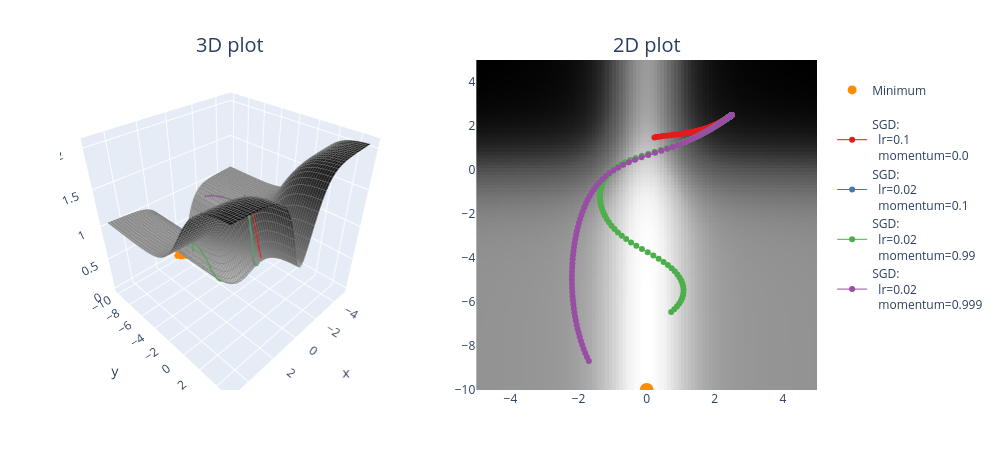

The notebook cell this image was saved under:
### Markdown cell above
### Exercise - implement `opt_fn_with_sgd`

> ```yaml
> Difficulty: 🔴🔴🔴⚪⚪
> Importance: 🔵🔵🔵🔵⚪
>
> You should spend up to 15-20 minutes on this exercise.
> ```

Implement the `opt_fn_with_sgd` function using `torch.optim.SGD`. This function optimizes parameters `(x, y)` (which represent coordinates at which we evaluate a function) using gradient descent on that function value. In other words, this should look just like your optimization loops in previous days' material, except rather than passing in `model.parameters()` to your optimizer, you pass in `(xy,)` (because it needs to be an iterable of parameters, not just a single parameter).

Remember, your update steps `optimizer.step()` will automatically change the values of `xy` inplace - this means that you shouldn't store past values like `xy_list.append(xy)` because then past elements of that list will be modified when `xy` is updated. Instead, you should use something like `xy_list.append(xy.detach().clone())` to make sure you're returning a copy of the tensor, which won't continue to be modified.

We've also provided you with a function `plot_fn_with_points`, which plots a function as well as a list of points produced by functions like the one above. The code below starts from `(2.5, 2.5)` and adds the resulting trajectory of `(x, y)` coordinates to the contour plot. Does it find the minimum? Play with the learning rate and momentum a bit and see how close you can get within 100 iterations.

### Code cell
# def opt_fn_with_sgd(
#     fn: Callable, xy: Float[Tensor, "2"], lr=0.001, momentum=0.98, n_iters: int = 100
# ) -> Float[Tensor, "n_iters 2"]:
#   """
#   Optimize the a given function starting from the specified point.

#   xy: shape (2,). The (x, y) starting point.
#   n_iters: number of steps.
#   lr, momentum: parameters passed to the torch.optim.SGD optimizer.

#   Return: (n_iters+1, 2). The (x, y) values, from initial values pre-optimization to values after step `n_iters`.
#   """
#   # Make sure tensor has requires_grad=True, otherwise it can't be optimized (more on this tomorrow!)
#   assert xy.requires_grad

#   sum_of_gradient = t.zeros(2)
#   trace = t.empty(n_iters + 1, 2)
#   trace[0] = xy.detach().clone()

#   for i in range(1, n_iters + 1):
#     loss = fn(xy[0], xy[1])
#     loss.backward()
#     sum_of_gradient = xy.grad + sum_of_gradient * momentum
#     delta = -lr * sum_of_gradient
#     with t.no_grad():
#       xy += delta

#     xy.grad.zero_()
#     trace[i] = xy.detach().clone()

#   return trace

def opt_fn_with_sgd(
    fn: Callable, xy: Float[Tensor, "2"], lr=0.001, momentum=0.98, n_iters: int = 100
) -> Float[Tensor, "n_iters 2"]:
    """
    Optimize the a given function starting from the specified point.

    xy: shape (2,). The (x, y) starting point.
    n_iters: number of steps.
    lr, momentum: parameters passed to the torch.optim.SGD optimizer.

    Return: (n_iters+1, 2). The (x, y) values, from initial values pre-optimization to values after step `n_iters`.
    """
    # Make sure tensor has requires_grad=True, otherwise it can't be optimized (more on this tomorrow!)
    assert xy.requires_grad

    optimizer = optim.SGD((xy,), lr=lr, momentum=momentum)

    xy_list = [xy.detach().clone()]  # so that we don't unintentionally modify past values in `xy_list`

    for i in range(n_iters):
        fn(xy[0], xy[1]).backward()
        optimizer.step()
        optimizer.zero_grad()
        xy_list.append(xy.detach().clone())

    return t.stack(xy_list)
points = []

optimizer_list = [
    (optim.SGD, {"lr": 0.1, "momentum": 0.0}),
    (optim.SGD, {"lr": 0.02, "momentum": 0.1}),
    (optim.SGD, {"lr": 0.02, "momentum": 0.99}),
    (optim.SGD, {"lr": 0.02, "momentum": 0.999}),
]

for optimizer_class, params in optimizer_list:
    xy = t.tensor([2.5, 2.5], requires_grad=True)
    xys = opt_fn_with_sgd(pathological_curve_loss, xy=xy, lr=params["lr"], momentum=params["momentum"])
    points.append((xys, optimizer_class, params))
    print(f"{params=}, last point={xys[-1]}")

plot_fn_with_points(pathological_curve_loss, points=points, min_points=[(0, "y_min")])
